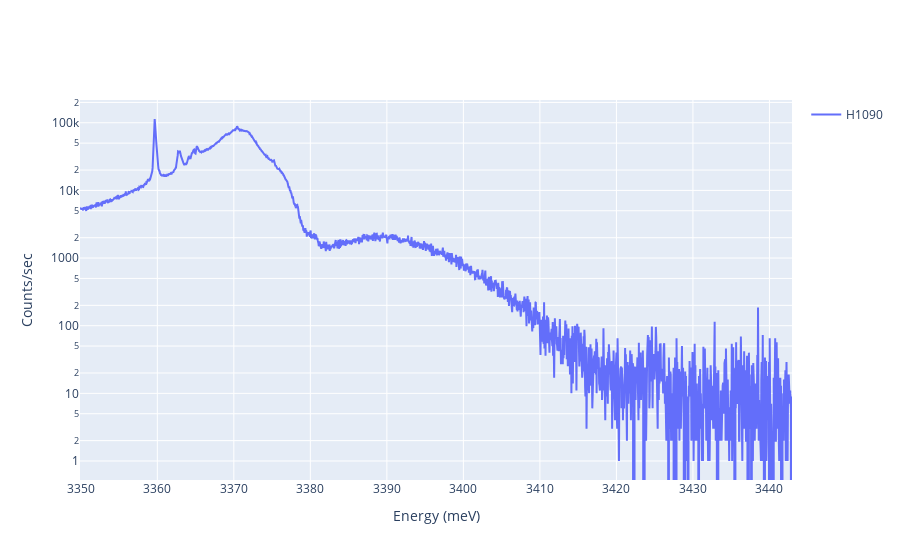

The code cell stored with this chart in its notebook:
### Code cell
import numpy as np
import matplotlib.pyplot as plt
import pandas as pd
import plotly.express as px
import plotly.graph_objects as go

#E = hc/lambda in eV calculations
h = 6.6261*10**(-34) # m^2kg/s
c = 2.9979*10**8 # m/s
eV = 1.6022*10**(-19) # J
Conversion = h*c/eV

FileNames = [0]*1
for i in range(len(FileNames)):
    if i <= 5:
        string = '202007100%.0f' %(i+2)
    else:
        string = '20200709%.0f' %(i+4)
    FileNames[i] = [string]
    print(FileNames[i])

fig = go.Figure()

for j in range(len(FileNames)):
    
    
    Wavelength, Count = np.genfromtxt(FileNames[j][0], delimiter="\t", unpack = True, skip_header=4)
    EnergyEV = [0]*len(Wavelength)
    
    Wavelength = Wavelength*10**(-9)*1.000289
    EnergyEV = Conversion/Wavelength*1000
    
    # Add traces
    fig.add_trace(go.Scatter(x=EnergyEV, y=Count,
                    mode='lines',
                    #name='%.0f' %j, 
                            name = 'H1090'))

fig['layout']['xaxis'].update(title='Energy (meV)', autorange=True)
fig['layout']['yaxis'].update(title='Counts/sec', autorange=True)
fig.update_layout(showlegend=True,  yaxis_type="log")
fig.show()

### Figure 1 — Plotly figure (JSON) as saved in the notebook; plotly's stock layout.template omitted (floating-point values rounded to 4 significant figures; data arrays with more than 128 entries replaced by an {"elided": "..."} marker saying what was removed)
{"data": [{"mode": "lines", "name": "H1090", "type": "scatter", "x": {"elided": "2001 float values"}, "y": {"elided": "2001 int values"}}], "layout": {"showlegend": true, "xaxis": {"autorange": true, "title": {"text": "Energy (meV)"}}, "yaxis": {"autorange": true, "title": {"text": "Counts/sec"}, "type": "log"}}}
